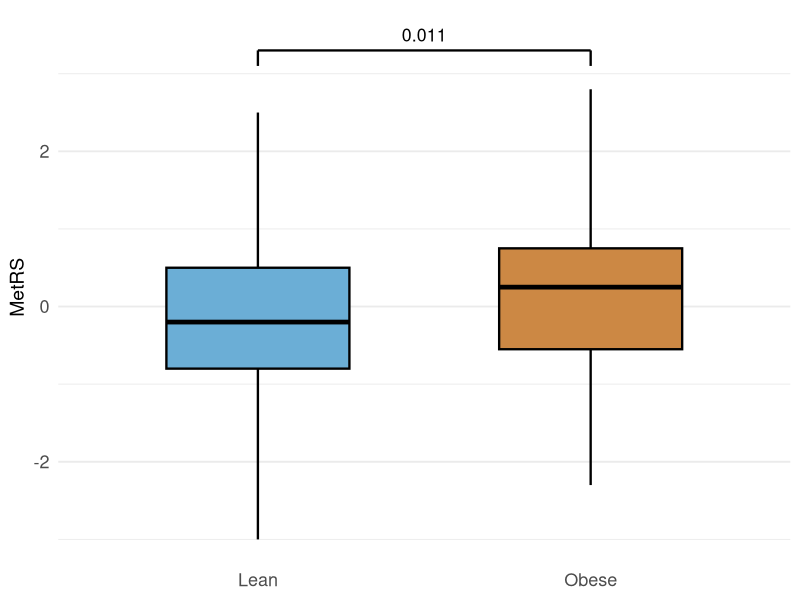

Write the R code that produced this figure.
library(ggplot2)
library(RColorBrewer)

# Read pre-summarized boxplot stats
df = read.csv("data.csv")

# Factor to control order
df$group = factor(df$group, levels = c("Lean", "Obese"))

# Colors matching original: Lean = steel blue, Obese = warm orange/salmon
fill_cols = c("Lean" = "#6BAED6", "Obese" = "#CC8844")

p = ggplot(df, aes(x = group, fill = group)) +
  geom_boxplot(
    aes(
      ymin   = ymin,
      lower  = lower,
      middle = middle,
      upper  = upper,
      ymax   = ymax
    ),
    stat = "identity",
    width = 0.55,
    color = "black",
    linewidth = 0.8
  ) +
  # Significance bracket
  annotate("segment", x = 1, xend = 2, y = 3.3, yend = 3.3, linewidth = 0.8) +
  annotate("segment", x = 1, xend = 1, y = 3.3, yend = 3.1, linewidth = 0.8) +
  annotate("segment", x = 2, xend = 2, y = 3.3, yend = 3.1, linewidth = 0.8) +
  annotate("text", x = 1.5, y = 3.5, label = "0.011", size = 4.5) +
  scale_fill_manual(values = fill_cols) +
  scale_y_continuous(breaks = c(-2, 0, 2, 4)) +
  labs(
    x = NULL,
    y = "MetRS"
  ) +
  theme_minimal(base_size = 14) +
  theme(
    legend.position = "none",
    panel.grid.major.x = element_blank(),
    axis.text = element_text(size = 13)
  )

ggsave("plot.png", p, width = 5, height = 4, dpi = 800)
